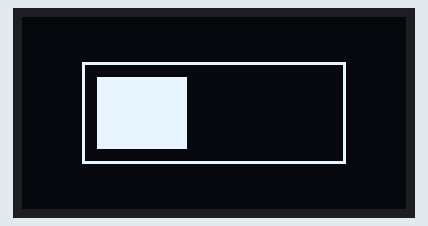
The program below on a simulated Raspberry Pi Pico running MicroPython. Parts: 128×64 one-colour display. At 0.1 s the program stops and its outputs stay as they are.

Above: at 0.1 s.

The program:

06_retangulo.py
```python
from machine import Pin, I2C
from ssd1306 import SSD1306_I2C

i2c = I2C(1, scl=Pin(3), sda=Pin(2), freq=400000)
oled = SSD1306_I2C(128, 64, i2c)

oled.fill(0)
oled.rect(20, 15, 88, 34, 1)
oled.fill_rect(25, 20, 30, 24, 1)
oled.show()
```
